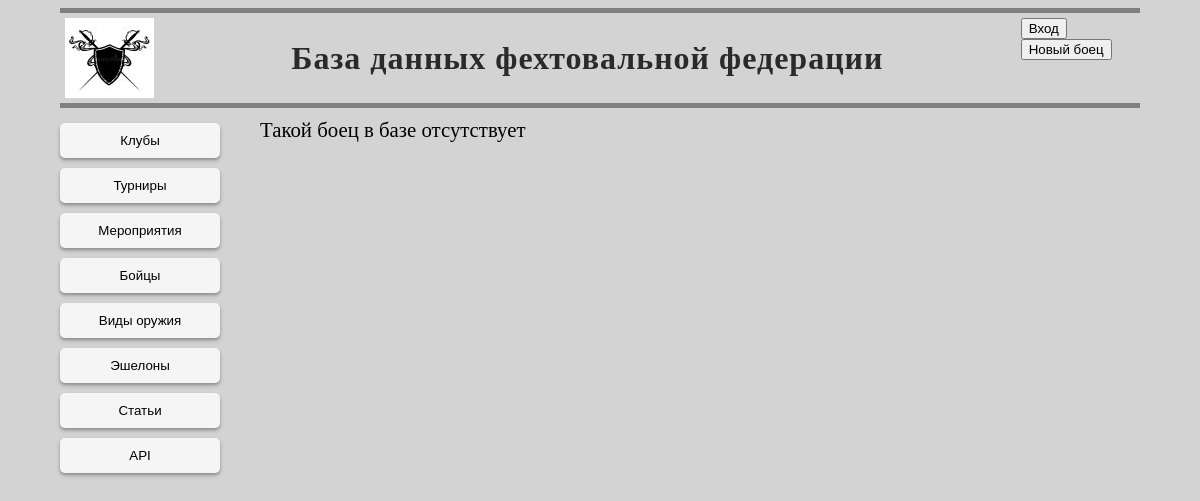
The page /fighters/6/ on the database as committed earlier.
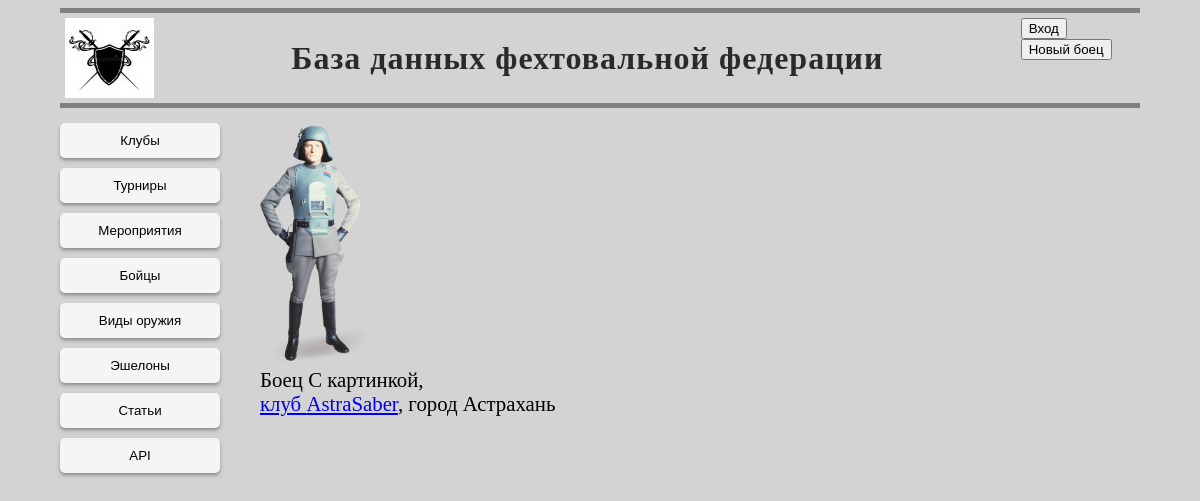
The same page on the database as committed later.
### mainpage/models.py (models this page shows, shortened)
class Fighters(models.Model):
    class Meta:
        verbose_name = 'Боец'
        verbose_name_plural = 'Бойцы'
    first_name = models.CharField(max_length=30, blank=False, null=False, verbose_name='Имя')
    middle_name = models.CharField(max_length=30, blank=True, null=True, verbose_name='Отчество')
    last_name = models.CharField(max_length=30, blank=False, null=False, verbose_name='Фамилия')
    userpic = models.ImageField(upload_to='images/userpics', null=True, blank=True)
    user = models.OneToOneField(User, blank=True, null=True, on_delete=models.SET_NULL, related_name='fighter')
    active = models.BooleanField(default=True)
    city = models.CharField(max_length=30, blank=False, null=False)
    email = models.EmailField(blank=True, null=True)
    current_club = models.ForeignKey(Clubs, on_delete=models.SET_NULL, blank=True, null=True, verbose_name='Клуб')
    date_of_birth = models.DateField(blank=True, null=True, verbose_name='Дата рождения')
    weapons = models.ManyToManyField(Weapons)
    division = models.ForeignKey(Divisions, default=get_default_division, on_delete=models.PROTECT)
    GENDER_CHOICES = [
        (GENDERS[0], 'Мужской'),
        (GENDERS[1], 'Женский'),
    ]
    gender = models.CharField(max_length=20, choices=GENDER_CHOICES)
    def get_userpic(self):
        if self.userpic and hasattr(self.userpic, 'url'):
            return self.userpic.url
        else:
            if self.gender == GENDERS[0]:
                return '/media/images/common/default-userpic-male.jpg'
            else:
                return '/media/images/common/default-userpic-female.jpg'

class Clubs(models.Model):
    class Meta:
        verbose_name = 'Клуб'
        verbose_name_plural = 'Клубы'
    owner = models.ForeignKey(User, on_delete=models.SET_NULL, blank=True, null=True, related_name='club_owner')
    managers = models.ManyToManyField(User, related_name='club_managers')
    long_name = models.CharField(max_length=200, blank=False, null=False,)
    short_name = models.CharField(max_length=50, blank=False, null=False,)
    city = models.CharField(max_length=30, blank=False, null=False,)
    emblem = models.ImageField(upload_to='images')
    description = models.TextField(blank=True, null=True)

### fighters/views.py (the view)
# urls.py: path('<int:pk>/', views.fighter_detail, name='fighter_detail'),
def fighter_detail(request, pk):
    try:
        fighter = Fighters.objects.get(id=pk, active=True)
        user_fighter = getattr(request.user, 'fighter', False)
        edit = False
        if user_fighter and user_fighter.id == pk:
            edit = True
        context = {
            'result': 1,
            'fighter': fighter,
            'edit': edit,
        }
    except Fighters.DoesNotExist:
        context = {
            'result': 0,
        }
    return render(request, 'fighters/fighter_details.html', context)

### templates/fighters/fighter_details.html (shortened to what this page needs)
{% extends  'base.html' %}
{% block main %}
{% if result %}
  <div>
    <img src="{{ fighter.get_userpic }}" alt="Ошибка при загрузке изображения" class="big_emblem">
  </div>
  <div>
    <div>{{ fighter.first_name }} {{ fighter.last_name }}, </div>
      {% if fighter.current_club %}
            <div><a href="../../clubs/{{ fighter.current_club.id }}/">клуб {{ fighter.current_club.short_name }}</a>, город {{ fighter.city }} </div>
      {% else %}
          <div> город {{ fighter.city }} </div>
      {% endif %}
  </div>
  {% else %}
  <div> Такой боец в базе отсутствует </div>
{% endif %}
{% endblock %}

Rows that differ between the two databases and show on the page:
added Fighters: get_userpic (picture), first_name "Боец", last_name "С картинкой", current_club.short_name "AstraSaber", city "Астрахань"
Other text that changed with them:
text no longer shown: "Такой боец в базе отсутствует"
text now shown: ", клуб , город"
